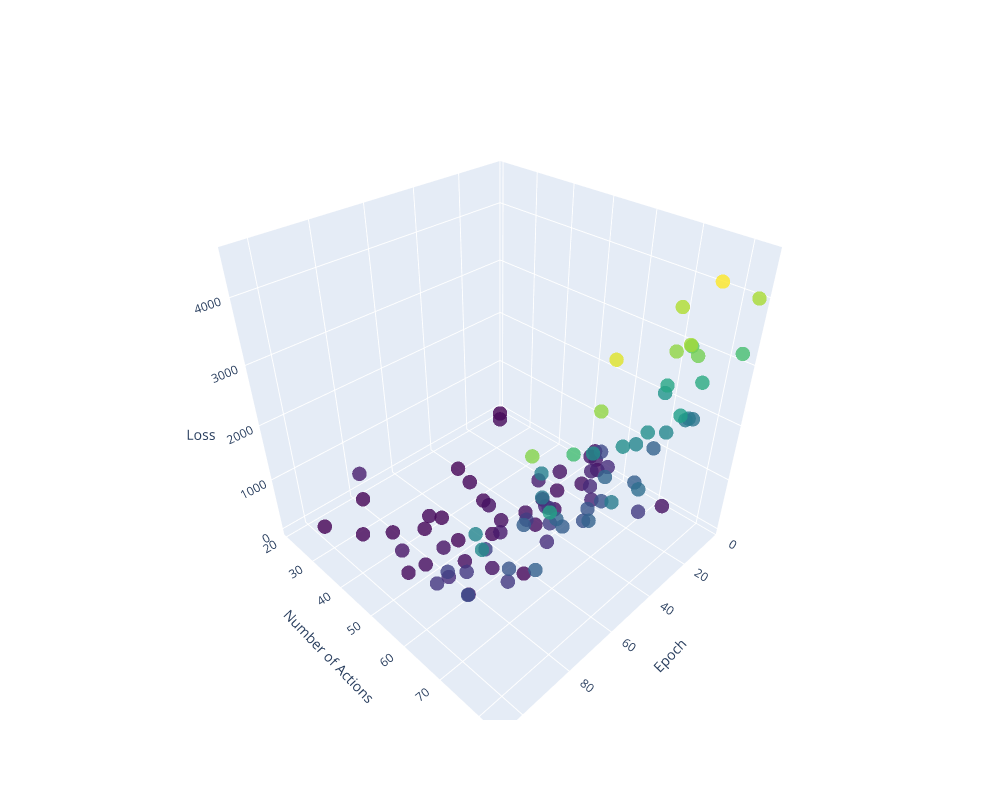

Write notebook code for a chart like this one.
### Code cell
import plotly.graph_objects as go
# Extract the data
epochs = report_data['epoch'].values
num_actions = report_data['num_actions'].values
losses = report_data['loss'].values

# Extract the data
epochs = report_data['epoch'].values
num_actions = report_data['num_actions'].values
losses = report_data['loss'].values

# Create the 3D scatter plot
fig = go.Figure(data=[go.Scatter3d(
    x=epochs,
    y=num_actions,
    z=losses,
    mode='markers',
    marker=dict(
        size=5,
        color=losses,
        colorscale='Viridis',
        opacity=0.8
    ),
    text=[f'Epoch: {e}<br>Num Actions: {n}<br>Loss: {l}' for e, n, l in zip(epochs, num_actions, losses)],
    hoverinfo='text'
)])

# Update the layout
fig.update_layout(
    scene=dict(
        xaxis=dict(
            title='Epoch',
            range=[0, max(epochs) * 1.1]  # Extend the range slightly beyond the max epoch
        ),
        yaxis=dict(
            title='Number of Actions'
        ),
        zaxis=dict(
            title='Loss'
        )
    ),
    width=1000,
    height=800
)

# Show the plot
fig.show()

### Figure 1 — Plotly figure (JSON) as saved in the notebook; plotly's stock layout.template omitted (floating-point values rounded to 4 significant figures)
{"data": [{"hoverinfo": "text", "marker": {"color": [3939.0, 1766.0, 245.8, 3176.0, 1845.0, 11.76, 1864.0, 298.5, 334.5, 215.3, 97.54, 274.9, 2770.0, 2381.0, 587.7, 1440.0, 3349.0, 449.5, 2678.0, 1025.0, 220.3, 241.3, 3987.0, 2114.0, 4531.0, 2554.0, 550.5, 3566.0, 156.0, 448.1, 801.8, 2264.0, 1368.0, 373.5, 2097.0, 3895.0, 3765.0, 191.8, 291.0, 1480.0, 1642.0, 2228.0, 1158.0, 20.08, 502.4, 164.8, 63.26, 160.6, 727.5, 1214.0, 90.59, 2279.0, 186.2, 1159.0, 167.1, 826.3, 1911.0, 1426.0, 604.0, 818.0, 108.5, 325.9, 1973.0, 1353.0, 1469.0, 76.46, 37.61, 1834.0, 4323.0, 66.62, 79.89, 1375.0, 3771.0, 241.0, 38.85, 3151.0, 149.0, 363.1, 229.3, 915.2, 31.57, 750.2, 1397.0, 35.43, 1207.0, 2631.0, 137.8, 747.0, 393.0, 256.3, 580.3, 35.57, 113.3, 895.9, 3683.0, 2098.0, 719.2, 1067.0, 11.2, 2184.0], "colorscale": [[0, "#440154"], [0.1111, "#482878"], [0.2222, "#3e4989"], [0.3333, "#31688e"], [0.4444, "#26828e"], [0.5556, "#1f9e89"], [0.6667, "#35b779"], [0.7778, "#6ece58"], [0.8889, "#b5de2b"], [1, "#fde725"]], "opacity": 0.8, "size": 5}, "mode": "markers", "text": ["Epoch: 0<br>Num Actions: 83<br>Loss: 3938.574462890625", "Epoch: 1<br>Num Actions: 75<br>Loss: 1765.619140625", "Epoch: 2<br>Num Actions: 52<br>Loss: 245.81980895996094", "Epoch: 3<br>Num Actions: 83<br>Loss: 3176.224853515625", "Epoch: 4<br>Num Actions: 75<br>Loss: 1845.2789306640625", "Epoch: 5<br>Num Actions: 22<br>Loss: 11.763319969177246", "Epoch: 6<br>Num Actions: 75<br>Loss: 1863.6151123046875", "Epoch: 7<br>Num Actions: 53<br>Loss: 298.4870910644531", "Epoch: 8<br>Num Actions: 55<br>Loss: 334.4514465332031", "Epoch: 9<br>Num Actions: 74<br>Loss: 215.33604431152344", "Epoch: 10<br>Num Actions: 25<br>Loss: 97.53719329833984", "Epoch: 11<br>Num Actions: 57<br>Loss: 274.9440002441406", "Epoch: 12<br>Num Actions: 79<br>Loss: 2770.385498046875", "Epoch: 13<br>Num Actions: 72<br>Loss: 2381.43212890625", "Epoch: 14<br>Num Actions: 61<br>Loss: 587.6829223632812", "Epoch: 15<br>Num Actions: 72<br>Loss: 1439.74853515625", "Epoch: 16<br>Num Actions: 77<br>Loss: 3349.281982421875", "Epoch: 17<br>Num Actions: 58<br>Loss: 449.4645080566406", "Epoch: 18<br>Num Actions: 74<br>Loss: 2677.88671875", "Epoch: 19<br>Num Actions: 61<br>Loss: 1024.82861328125", "Epoch: 20<br>Num Actions: 57<br>Loss: 220.2887420654297", "Epoch: 21<br>Num Actions: 51<br>Loss: 241.33644104003906", "Epoch: 22<br>Num Actions: 76<br>Loss: 3987.154052734375", "Epoch: 23<br>Num Actions: 77<br>Loss: 2113.924072265625", "Epoch: 24<br>Num Actions: 83<br>Loss: 4531.04052734375", "Epoch: 25<br>Num Actions: 80<br>Loss: 2554.266357421875", "Epoch: 26<br>Num Actions: 62<br>Loss: 550.5336303710938", "Epoch: 27<br>Num Actions: 82<br>Loss: 3566.3662109375", "Epoch: 28<br>Num Actions: 54<br>Loss: 156.02288818359375", "Epoch: 29<br>Num Actions: 64<br>Loss: 448.061279296875", "Epoch: 30<br>Num Actions: 76<br>Loss: 801.8484497070312", "Epoch: 31<br>Num Actions: 76<br>Loss: 2264.410400390625", "Epoch: 32<br>Num Actions: 75<br>Loss: 1368.4146728515625", "Epoch: 33<br>Num Actions: 51<br>Loss: 373.5373229980469", "Epoch: 34<br>Num Actions: 75<br>Loss: 2097.471435546875", "Epoch: 35<br>Num Actions: 83<br>Loss: 3895.4794921875", "Epoch: 36<br>Num Actions: 81<br>Loss: 3764.6943359375", "Epoch: 37<br>Num Actions: 58<br>Loss: 191.77723693847656", "Epoch: 38<br>Num Actions: 55<br>Loss: 291.0339050292969", "Epoch: 39<br>Num Actions: 71<br>Loss: 1479.6724853515625", "Epoch: 40<br>Num Actions: 79<br>Loss: 1641.8720703125", "Epoch: 41<br>Num Actions: 75<br>Loss: 2227.770263671875", "Epoch: 42<br>Num Actions: 72<br>Loss: 1158.3826904296875", "Epoch: 43<br>Num Actions: 31<br>Loss: 20.07832145690918", "Epoch: 44<br>Num Actions: 59<br>Loss: 502.3917541503906", "Epoch: 45<br>Num Actions: 54<br>Loss: 164.84149169921875", "Epoch: 46<br>Num Actions: 37<br>Loss: 63.26450729370117", "Epoch: 47<br>Num Actions: 58<br>Loss: 160.6374969482422", "Epoch: 48<br>Num Actions: 62<br>Loss: 727.4691772460938", "Epoch: 49<br>Num Actions: 72<br>Loss: 1214.04736328125", "Epoch: 50<br>Num Actions: 44<br>Loss: 90.59265899658203", "Epoch: 51<br>Num Actions: 73<br>Loss: 2278.656494140625", "Epoch: 52<br>Num Actions: 47<br>Loss: 186.2096710205078", "Epoch: 53<br>Num Actions: 73<br>Loss: 1159.13671875", "Epoch: 54<br>Num Actions: 52<br>Loss: 167.07095336914062", "Epoch: 55<br>Num Actions: 66<br>Loss: 826.2653198242188", "Epoch: 56<br>Num Actions: 80<br>Loss: 1910.7996826171875", "Epoch: 57<br>Num Actions: 76<br>Loss: 1426.0135498046875", "Epoch: 58<br>Num Actions: 67<br>Loss: 604.0451049804688", "Epoch: 59<br>Num Actions: 62<br>Loss: 817.9755859375", "Epoch: 60<br>Num Actions: 53<br>Loss: 108.52863311767578", "Epoch: 61<br>Num Actions: 56<br>Loss: 325.8682556152344", "Epoch: 62<br>Num Actions: 67<br>Loss: 1973.1199951171875", "Epoch: 63<br>Num Actions: 73<br>Loss: 1352.5093994140625", "Epoch: 64<br>Num Actions: 72<br>Loss: 1468.5821533203125", "Epoch: 65<br>Num Actions: 65<br>Loss: 76.4618911743164", "Epoch: 66<br>Num Actions: 41<br>Loss: 37.6055908203125", "Epoch: 67<br>Num Actions: 70<br>Loss: 1834.1285400390625", "Epoch: 68<br>Num Actions: 83<br>Loss: 4323.31005859375", "Epoch: 69<br>Num Actions: 39<br>Loss: 66.61842346191406", "Epoch: 70<br>Num Actions: 49<br>Loss: 79.8929214477539", "Epoch: 71<br>Num Actions: 68<br>Loss: 1375.3072509765625", "Epoch: 72<br>Num Actions: 83<br>Loss: 3771.1689453125", "Epoch: 73<br>Num Actions: 61<br>Loss: 240.9721221923828", "Epoch: 74<br>Num Actions: 41<br>Loss: 38.85362243652344", "Epoch: 75<br>Num Actions: 80<br>Loss: 3150.873046875", "Epoch: 76<br>Num Actions: 55<br>Loss: 148.9847869873047", "Epoch: 77<br>Num Actions: 21<br>Loss: 363.060302734375", "Epoch: 78<br>Num Actions: 50<br>Loss: 229.28594970703125", "Epoch: 79<br>Num Actions: 63<br>Loss: 915.2097778320312", "Epoch: 80<br>Num Actions: 24<br>Loss: 31.566221237182617", "Epoch: 81<br>Num Actions: 70<br>Loss: 750.1715698242188", "Epoch: 82<br>Num Actions: 77<br>Loss: 1396.7816162109375", "Epoch: 83<br>Num Actions: 37<br>Loss: 35.43059158325195", "Epoch: 84<br>Num Actions: 72<br>Loss: 1207.3511962890625", "Epoch: 85<br>Num Actions: 81<br>Loss: 2631.12548828125", "Epoch: 86<br>Num Actions: 50<br>Loss: 137.7859344482422", "Epoch: 87<br>Num Actions: 63<br>Loss: 746.9951782226562", "Epoch: 88<br>Num Actions: 64<br>Loss: 392.9971618652344", "Epoch: 89<br>Num Actions: 45<br>Loss: 256.27191162109375", "Epoch: 90<br>Num Actions: 60<br>Loss: 580.3060913085938", "Epoch: 91<br>Num Actions: 33<br>Loss: 35.5695915222168", "Epoch: 92<br>Num Actions: 49<br>Loss: 113.32056427001953", "Epoch: 93<br>Num Actions: 62<br>Loss: 895.8837890625", "Epoch: 94<br>Num Actions: 82<br>Loss: 3683.495849609375", "Epoch: 95<br>Num Actions: 71<br>Loss: 2097.966064453125", "Epoch: 96<br>Num Actions: 61<br>Loss: 719.18994140625", "Epoch: 97<br>Num Actions: 70<br>Loss: 1066.93798828125", "Epoch: 98<br>Num Actions: 25<br>Loss: 11.200729370117188", "Epoch: 99<br>Num Actions: 75<br>Loss: 2184.219482421875"], "type": "scatter3d", "x": [0, 1, 2, 3, 4, 5, 6, 7, 8, 9, 10, 11, 12, 13, 14, 15, 16, 17, 18, 19, 20, 21, 22, 23, 24, 25, 26, 27, 28, 29, 30, 31, 32, 33, 34, 35, 36, 37, 38, 39, 40, 41, 42, 43, 44, 45, 46, 47, 48, 49, 50, 51, 52, 53, 54, 55, 56, 57, 58, 59, 60, 61, 62, 63, 64, 65, 66, 67, 68, 69, 70, 71, 72, 73, 74, 75, 76, 77, 78, 79, 80, 81, 82, 83, 84, 85, 86, 87, 88, 89, 90, 91, 92, 93, 94, 95, 96, 97, 98, 99], "y": [83, 75, 52, 83, 75, 22, 75, 53, 55, 74, 25, 57, 79, 72, 61, 72, 77, 58, 74, 61, 57, 51, 76, 77, 83, 80, 62, 82, 54, 64, 76, 76, 75, 51, 75, 83, 81, 58, 55, 71, 79, 75, 72, 31, 59, 54, 37, 58, 62, 72, 44, 73, 47, 73, 52, 66, 80, 76, 67, 62, 53, 56, 67, 73, 72, 65, 41, 70, 83, 39, 49, 68, 83, 61, 41, 80, 55, 21, 50, 63, 24, 70, 77, 37, 72, 81, 50, 63, 64, 45, 60, 33, 49, 62, 82, 71, 61, 70, 25, 75], "z": [3939.0, 1766.0, 245.8, 3176.0, 1845.0, 11.76, 1864.0, 298.5, 334.5, 215.3, 97.54, 274.9, 2770.0, 2381.0, 587.7, 1440.0, 3349.0, 449.5, 2678.0, 1025.0, 220.3, 241.3, 3987.0, 2114.0, 4531.0, 2554.0, 550.5, 3566.0, 156.0, 448.1, 801.8, 2264.0, 1368.0, 373.5, 2097.0, 3895.0, 3765.0, 191.8, 291.0, 1480.0, 1642.0, 2228.0, 1158.0, 20.08, 502.4, 164.8, 63.26, 160.6, 727.5, 1214.0, 90.59, 2279.0, 186.2, 1159.0, 167.1, 826.3, 1911.0, 1426.0, 604.0, 818.0, 108.5, 325.9, 1973.0, 1353.0, 1469.0, 76.46, 37.61, 1834.0, 4323.0, 66.62, 79.89, 1375.0, 3771.0, 241.0, 38.85, 3151.0, 149.0, 363.1, 229.3, 915.2, 31.57, 750.2, 1397.0, 35.43, 1207.0, 2631.0, 137.8, 747.0, 393.0, 256.3, 580.3, 35.57, 113.3, 895.9, 3683.0, 2098.0, 719.2, 1067.0, 11.2, 2184.0]}], "layout": {"height": 800, "scene": {"xaxis": {"range": [0, 108.9], "title": {"text": "Epoch"}}, "yaxis": {"title": {"text": "Number of Actions"}}, "zaxis": {"title": {"text": "Loss"}}}, "width": 1000}}
